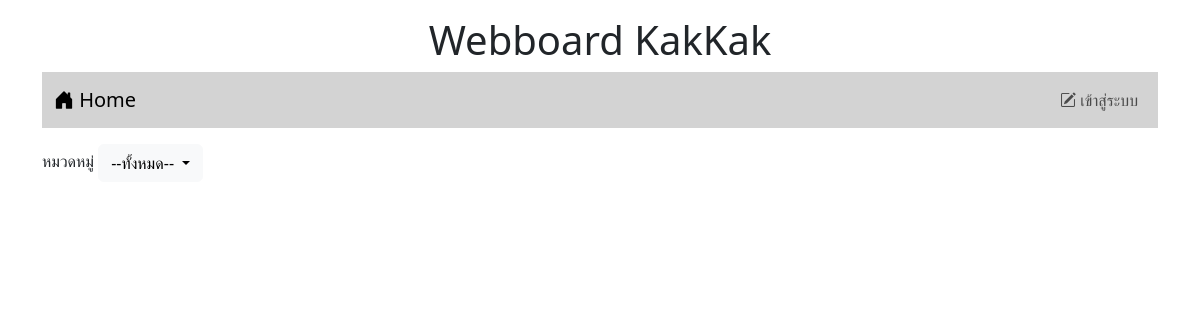
/, run on an earlier commit of the app's database.
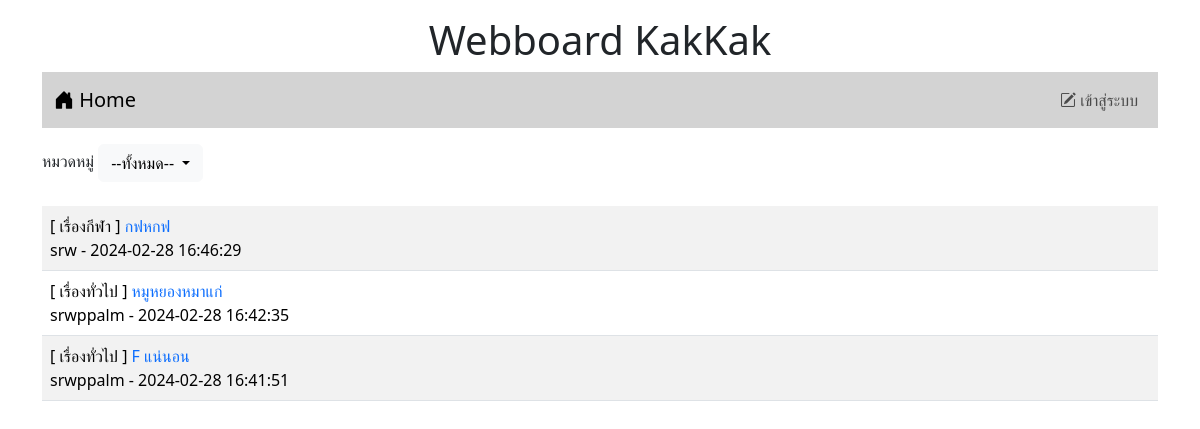
And on a later commit of the database.
### tables this page shows
CREATE TABLE `post` (
  `id` int(11) NOT NULL,
  `title` varchar(128) NOT NULL,
  `content` varchar(2048) NOT NULL,
  `post_date` datetime NOT NULL,
  `cat_id` int(11) NOT NULL,
  `user_id` int(11) NOT NULL
);

CREATE TABLE `category` (
  `id` int(11) NOT NULL,
  `name` varchar(32) NOT NULL
);

CREATE TABLE `user` (
  `id` int(11) NOT NULL,
  `login` varchar(32) NOT NULL,
  `password` varchar(64) NOT NULL,
  `name` varchar(64) NOT NULL,
  `gender` char(1) NOT NULL,
  `email` varchar(32) NOT NULL,
  `role` char(1) NOT NULL
);

### index.php (the view, shortened to what this page needs)
<!DOCTYPE html>
<html lang="en">
<head>
    <link rel="stylesheet" href="bootstrap-5.3.2-dist/css/bootstrap.min.css">
    <link rel="stylesheet" href="https://cdn.jsdelivr.net/npm/bootstrap-icons@1.11.3/font/bootstrap-icons.min.css">
</head>
<body>
    <div class="container-lg">
    <h1 style ="text-align: center;" class = "mt-3">Webboard KakKak</h1>
    <?php include "nav.php" ?>
<div class = "mt-3 d-flex justify-content-between">
    <div>
        <label>หมวดหมู่</label>
        <span class="dropdown">
        <button class="btn btn-light dropdown-toggle" type="button" data-bs-toggle="dropdown" aria-expanded="false">
        --ทั้งหมด--
        </button>
        </span>
    </div>
</div>
    <table class = "table table-striped mt-4">
    <?php
        $conn = new PDO("mysql:host=localhost;dbname=webboard;charset=utf8" , "root" , "");
        $sql = "SELECT category.name , post.title , post.id , user.login , post.post_date FROM post
        INNER JOIN user ON(post.user_id = user.id)
        INNER JOIN category ON (post.cat_id = category.id) ORDER BY post.post_date DESC";
        $result = $conn -> query($sql);
        while($row= $result->fetch()){
            echo "<tr><td class='d-flex justify-content-between'>
                <div>[ $row[0] ] <a href=post.php?id=$row[2]
                style=text-decoration:none>$row[1] </a><br>$row[3] - $row[4]</div>";
        }
    ?>
    </table>
    </div>
</body>
</html>

What changed in the data, as far as the page shows it:
added post: category.name "เรื่องกีฬา", title "กฟหกฟ", user.login "srw", post_date "2024-02-28 16:46:29"
added post: category.name "เรื่องทั่วไป", title "หมูหยองหมาแก่", user.login "srwppalm", post_date "2024-02-28 16:42:35"
added post: category.name "เรื่องทั่วไป", title "F แน่นอน", user.login "srwppalm", post_date "2024-02-28 16:41:51"
